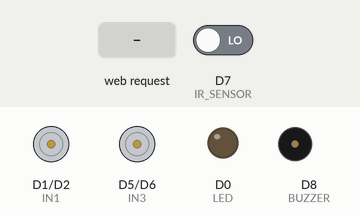
Simulated run of this sketch. Board: ESP8266 (NodeMCU). Parts: motor-driver pin pairs drawn as motors (green arrow = first pin HIGH = forward, orange = second pin HIGH = backward, longer = more drive, scaled by the enable pin), output pins drawn as LEDs (lit = HIGH), buzzer (waves = sounding, pin HIGH). The test bench sets the inputs (shaded band); at power-on: D7 (IR_SENSOR) LOW. WiFi joins after 1.5 s; servers stay silent unless stated; what the sketch prints to the serial monitor is not drawn.

Above: at 2.7 s.
2.8 s: HTTP request GET /set?slot=1 received
At 2.95 s:
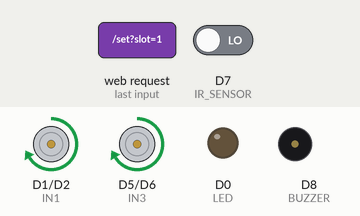
At 4.0 s:
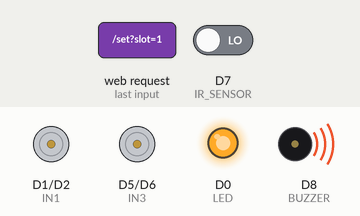
Timing chart, 0 to 6.6 s (numbered marks = the images above; inputs shaded):
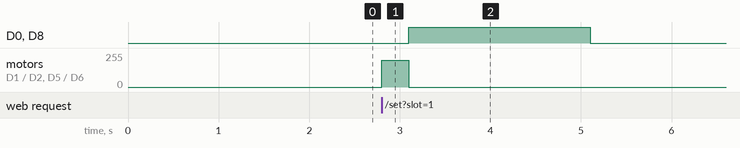

Measured:
- after the input at 2.8 s, D0 (LED), D8 (BUZZER): LOW → HIGH after 0.30 s, → LOW 2.0 s later; motor on D1 (IN1) / D2 (IN2), motor on D5 (IN3) / D6 (IN4): stopped → forward 200/255 at once, → stopped 0.30 s later

The sketch:

main.ino
```cpp
#include <ESP8266WiFi.h>
#include <ESP8266WebServer.h>

// WiFi Credentials
const char* ssid = "YOUR_WIFI_NAME";
const char* password = "YOUR_WIFI_PASSWORD";

ESP8266WebServer server(80);

// Motor Pins
#define IN1 D1
#define IN2 D2
#define IN3 D5
#define IN4 D6
#define ENA D3
#define ENB D4

#define IR_SENSOR D7
#define BUZZER D8
#define LED D0

int targetSlot = 0;
int currentSlot = 0;
bool moving = false;

// ---------------- HTML PAGE ----------------
String webpage = R"=====(
<!DOCTYPE html>
<html>
<head>
<title>BIBLIORA Book Finder</title>
<style>
body { text-align:center; font-family:Arial; }
button { padding:15px; margin:5px; font-size:18px; }
</style>
</head>
<body>
<h2>BIBLIORA - Select Slot</h2>
<form action="/set">
<input type="number" name="slot" min="1" max="10" required>
<button type="submit">Find Book</button>
</form>
</body>
</html>
)=====";

// ---------------- SETUP ----------------
void setup() {
  Serial.begin(9600);

  pinMode(IN1, OUTPUT);
  pinMode(IN2, OUTPUT);
  pinMode(IN3, OUTPUT);
  pinMode(IN4, OUTPUT);
  pinMode(ENA, OUTPUT);
  pinMode(ENB, OUTPUT);
  pinMode(IR_SENSOR, INPUT);
  pinMode(BUZZER, OUTPUT);
  pinMode(LED, OUTPUT);

  analogWrite(ENA, 200);
  analogWrite(ENB, 200);

  WiFi.begin(ssid, password);
  while (WiFi.status() != WL_CONNECTED) {
    delay(500);
  }

  Serial.println(WiFi.localIP());

  server.on("/", []() {
    server.send(200, "text/html", webpage);
  });

  server.on("/set", []() {
    targetSlot = server.arg("slot").toInt();
    if (targetSlot >= 1 && targetSlot <= 10) {
      currentSlot = 0;
      moving = true;
      moveForward();
    }
    server.send(200, "text/html", webpage);
  });

  server.begin();
}

// ---------------- LOOP ----------------
void loop() {
  server.handleClient();

  if (moving && digitalRead(IR_SENSOR) == LOW) {
    delay(300);
    currentSlot++;

    if (currentSlot == targetSlot) {
      stopRobot();
      alert();
      moving = false;
    }
  }
}

// ---------------- MOTOR CONTROL ----------------
void moveForward() {
  digitalWrite(IN1, HIGH);
  digitalWrite(IN2, LOW);
  digitalWrite(IN3, HIGH);
  digitalWrite(IN4, LOW);
}

void stopRobot() {
  digitalWrite(IN1, LOW);
  digitalWrite(IN2, LOW);
  digitalWrite(IN3, LOW);
  digitalWrite(IN4, LOW);
}

// ---------------- ALERT ----------------
void alert() {
  digitalWrite(LED, HIGH);
  digitalWrite(BUZZER, HIGH);
  delay(2000);
  digitalWrite(LED, LOW);
  digitalWrite(BUZZER, LOW);
}
```
